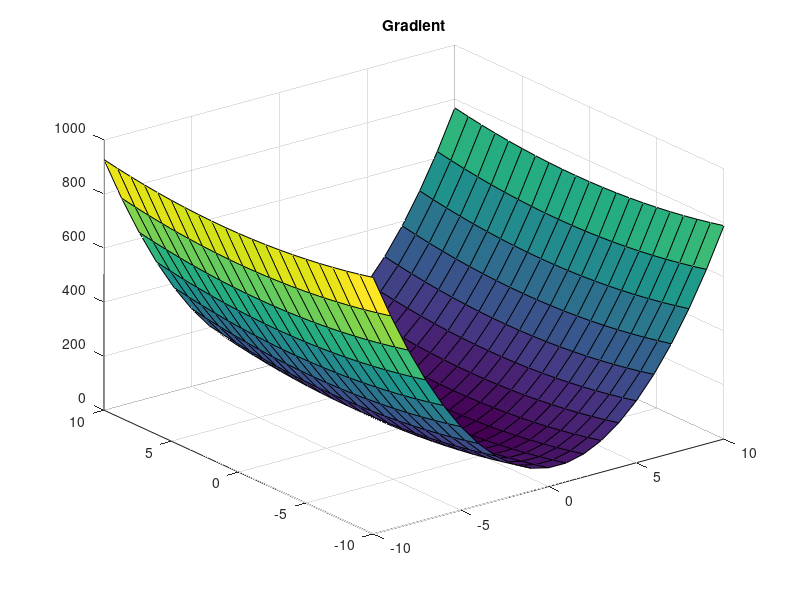

Here is the MATLAB script that generated this plot: (Note: this script raises an error after producing the figure.)

close all

%% Global values

[x3D, y3D] = meshgrid(-10:1:10);

% Define the objective function:
a = 0.5;
b = 8;
c = 0.55;
d = 2;
x0 = [0.5, 1];
f = @(x1, x2) a*atan(d*x1.^2+x2.^2)+b*(x1-x0(1)).^2+c*(x2-x0(2)).^2;
f3D = a*atan(d*x3D.^2+y3D.^2)+b*(x3D-x0(1)).^2+c*(y3D-x0(2)).^2;

% Convergence parameters
epsilon1 = 1e-3;
epsilon2 = 1e-6;
epsilon = epsilon1;

%% Gradient Descent

% Starting point
x1 = -8.8;
x2 = -9.2;
x = [x1, x2];

% Maximum number of allowed iterations
maxiter = 100000;

% Step size
alpha = 0.001;
alphaset = logspace(-5,1,1000);

% Initialize gradient norm, iteration counter
dist = inf; 
IterGD = 1;

% Plot objective function contours for visualization: 
surf(x3D, y3D, f3D)
hold on
title('Gradient')

% Gradient descent algorithm:

smin = inf;

while dist >= epsilon && IterGD <= maxiter
    
    % Calculate gradient:
    g = gradient2(x);
    
    % Take step:
    xnew = x - alpha*g;
    dist = norm(f(x(1), x(2)) - f(xnew(1), xnew(2)));
    
    % alpha optimization
    for j = 1:length(alphaset)
        s = f(x(1)+alphaset(j)*g(1), x(2)+alphaset(j)*g(2));
        if s < smin
            alpha = alphaset(j);
            smin = s;
        end
    end
    
    smin = inf;
    
    % Plot current point
    plot3([x(1) xnew(1)], [x(2) xnew(2)], [f(x(1), x(2)), f(xnew(1), xnew(2))], 'r+-')
    
    % Update termination metrics
    IterGD = IterGD+1;
    x = xnew;
    
end

% Outputs
xopt = x;
fopt = f(xopt(1), xopt(2));
IterGD = IterGD-1;
fprintf('Number of Iterations for Convergence: %d\n\n', IterGD);
fprintf('Point of Minima: [%d,%d]\n\n', xopt);

%% Newton Method

% Starting point
x1 = -0.8;
x2 = -2.2;

% Maximum number of allowed iterations
maxiter = 100000;

% Step size
alpha = 0.0001;
alphaset = logspace(-5,1,1000);

% Initialize gradient norm, iteration counter
dist = inf; 
i = 1;

% Initialize gradient, hessian
g = gradient2([x1(1), x2(1)]);
H = Hessian([x1(1), x2(1)]);
S = inv(H);

% Newton algorithm

smin = inf;

while dist >= epsilon && i <= maxiter
    
    g = gradient([x1(i), x2(i)]);
    H = Hessian([x1(i), x2(i)]);
    S = inv(H); % New Search Direction
    
    if i > 2  
        
        % alpha optimization
        for j = 1:length(alphaset)
            s = f(x1(i-1) + alphaset(j)*g(1), x2(i-1)+ alphaset(j)*g(2));
            if s < smin
                alpha = alphaset(j);
                smin = s;
            end
        end
        
    dist = norm(f(x1(i), x2(i))-f(x1(i-1), x2(i-1)));
    end
    
    x1(i+1) = x1(i)-alpha*S(1,:)*g';
    x2(i+1) = x2(i)-alpha*S(2,:)*g';
    i = i+1;
    
end

% Plots
surf(x3D, y3D, f3D)
hold on;
plot3(x1, x2, f(x1, x2), 'r+-');
grid on;
title('Newton')

% Output
IterNM = i;
fprintf('Number of Iterations for Convergence: %d\n\n', IterNM);
fprintf('Point of Minima: [%d,%d]\n\n', x1(i), x2(i));

